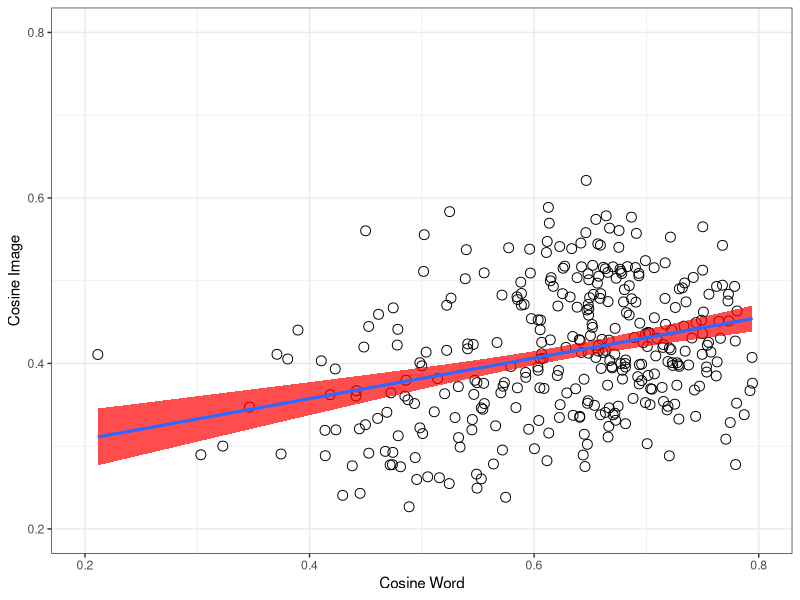
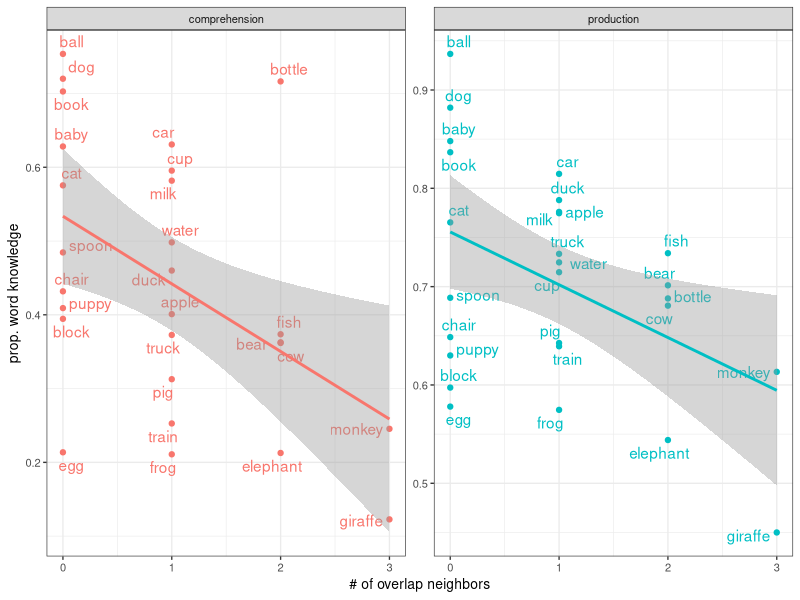

These figures' R source, in order:
## ---- chunk 1
rm(list=ls())
knitr::opts_chunk$set(fig.width=3, fig.height=3, fig.crop = F, fig.pos = "tb", fig.path='figs/',
                      echo=F, warning=F, cache=F, message=F, sanitize = T)
## ---- chunk 2
library(png)
library(grid)
library(ggplot2)
library(xtable)
library(tidyverse)
library(ggpubr)
library(broom)
library(ggrepel)
library(forcats)
## ---- chunk 3
animate <- c("puppy", "duck", "elephant", "pig", "monkey", "giraffe",
             "bear", "baby", "fish", "frog", "cow", "dog", "cat")
words27 <-  read_csv("data/pairwise_distances.csv") %>% distinct(word)
combo <- read_csv("data/pairwise_distances.csv") %>%
  unite(pair, X1, word, remove = T) %>% 
  distinct(cos_word,.keep_all = T)
#eb this gets rid of our redundancy issues
wb_prod <- read_csv("data/wordbank_production.csv") %>%  
   mutate(definition = forcats::fct_recode(definition,
    "fish"    = "fish (animal)",
    "water"   = "water (beverage)")) %>% 
  filter(definition%in%words27$word) %>% 
  mutate(animate = ifelse(definition %in% animate, "animate", "inanimate"))

wb_comp <- read_csv("data/wordbank_comprehension.csv") %>%
     mutate(definition = forcats::fct_recode(definition,
    "fish"    = "fish (animal)",
    "water"   = "water (beverage)")) %>% 
  filter(definition%in%words27$word) %>% 
    mutate(animate = ifelse(definition %in% animate, "animate", "inanimate"))
overlap_ratios <- read_csv("data/overlap_ratios.csv") %>% 
  mutate(animate = ifelse(word %in% animate, T, F))
# fix water picture in img space
neighbor_counts <- read_csv("python/neighbor_counts.csv") %>% 
  rename(definition = word)

stimuli_counts <- read_csv("python/stimuli_counts.csv")
## ---- chunk 4
#eb you may want to use tidy to reference elements of the cor.test output more easily, e.g.
#i alsoput all the stats into this chunk, removed from graph chunk below

pairwise_corr <- cor.test(combo$cos_img, combo$cos_word, conf.int=T) %>% tidy()

#an confint: -.33 to .10, p = .27
animate_corr <- cor.test(subset(combo, animate=="animate")$cos_word, 
                         subset(combo, animate=="animate")$cos_img, conf.int=T)%>%
  tidy()
#not_an confint: .18 to .54, p=.00024
not_anim_corr <- cor.test(subset(combo, animate=="inanimate")$cos_word, 
                          subset(combo, animate=="inanimate")$cos_img, conf.int=T)%>% 
  tidy()
#mixed_confint -.16 to.13, p=.86
mixed_corr <- cor.test(subset(combo, animate=="mixed")$cos_word, 
                       subset(combo, animate=="mixed")$cos_img, conf.int=T)%>% 
  tidy()

not_anim_corr_string <- sprintf("($R = %0.2f$, $p < %1.2g$)", not_anim_corr$estimate, not_anim_corr$p.value)
pairwise_corr_string <- sprintf("($R = %0.2f$, $p < %1.2g$)", pairwise_corr$estimate, pairwise_corr$p.value)
## ---- chunk 5

shapiro.test(overlap_ratios$overlap_ratio)#almost normal
wilcox.test(overlap_ratios$overlap_ratio)# significantly different from chance
#even with correction, both animate and animate overlaps>0, not different from each other
wilcox.test(subset(overlap_ratios, animate==F)$overlap_ratio)
wilcox.test(subset(overlap_ratios, animate==T)$overlap_ratio)
wilcox.test(subset(overlap_ratios, animate==T)$overlap_ratio,
            subset(overlap_ratios, animate==F)$overlap_ratio)
#ggplot(overlap_ratios, aes(overlap_ratio, fill = animate))+
#  geom_histogram(binwidth=.15, position = "stack")
## ---- chunk 6
ggplot(combo, aes(cos_word, cos_img))+
  geom_point(size=3, shape =1)+
  geom_smooth(method="lm", aes(group=1), show.legend=F, fill ="red", alpha = .7)+
  geom_smooth(method="lm", aes(group=1), se=F)+ # this second line is to trick ggplot into not putting the gray fill in the boxes in the legend (coming from the standard error in the first line)
  theme_bw()+
  xlab("Cosine Word")+
  ylab("Cosine Image")+
  xlim(0.2,0.80)+
  ylim(0.2,0.80)+
  theme(legend.position="bottom", 
        legend.title = element_blank(), 
        legend.text = element_text(size=7), 
        legend.key.width = unit(0.4, "cm"),
        legend.key = element_rect(fill = 'white', size = 0.1)
        )

cap <- sprintf("Relative cosine distance between points in word embedding space (x-axis) and image embedding space (y-axis), for every item pair. Fitted line reflects linear fit with SE;the correlation is significant ($R = %0.2f$, $p < %1.2g$).", pairwise_corr$estimate, pairwise_corr$p.value)
## ---- chunk 7
# 
# combo %>%
#   ggplot(aes(cos_word, cos_img))+
#   geom_point(size=2, shape = 1)+
#     stat_smooth(method = "lm", aes(group=1),  fill ="red", alpha = .7)+theme_bw()+
#     facet_wrap(~factor(animate, levels=c("animate", "inanimate", "mixed"), labels=c("Animate", "Inanimate", "Mixed")), dir="v", nrow = 1)+
#     xlab("Cosine Word")+
#     ylab("Cosine Image")+
#     xlim(0.2,0.80)+
#     ylim(0.2,0.80)+
#     theme(legend.position="none")
#     
# cap <- sprintf("Relative cosine distance between points in word embedding space (x-axis) and image embedding space (y-axis), separated by pair-type (animate, inanimate, and mixed).Fitted line reflects linear fit with SE. Each graph contains all pairwise distances between objects that are either a) both animate ($R = %0.2f$, $p < %1.2g$), b) both inanimate ($R = %0.2f$, $p < %1.2g$), or c) mixed animate-to-inanimate ($R = %0.2f$, $p < %1.2g$)", animate_corr$estimate, animate_corr$p.value, not_anim_corr$estimate, not_anim_corr$p.value, mixed_corr$estimate, mixed_corr$p.value)
#put r and p on panel and delete from caption    
## ---- chunk 8
wb_prod_long <- wb_prod %>% 
  gather(`16`:`30`, value = 'mean_prop_prod', key = "month")
wb_comp_long <- wb_comp %>% 
  gather(`8`:`18`, value = 'mean_prop_comp', key = "month")
wb_prod_long_allmonths <- wb_prod_long %>% 
  group_by(definition, animate) %>% 
  summarise(overall_prop_prod = mean(mean_prop_prod)) %>% 
  left_join(neighbor_counts) %>% 
  mutate(totalneighbors = image_count+word_count+overlap_count,
         overlapratio = overlap_count/totalneighbors)

wb_comp_long_allmonths <- wb_comp_long %>% 
  group_by(definition, animate) %>% 
  summarise(overall_prop_comp = mean(mean_prop_comp)) %>% 
  left_join(neighbor_counts) %>% 
  mutate(totalneighbors = image_count+word_count+overlap_count,
         overlapratio = overlap_count/totalneighbors)
## ---- chunk 9
prod_overlap_corr <- cor.test(wb_prod_long_allmonths$overall_prop_prod, wb_prod_long_allmonths$overlap_count, conf.int=T) %>% tidy()
comp_overlap_corr <- cor.test(wb_comp_long_allmonths$overall_prop_comp, wb_comp_long_allmonths$overlap_count, conf.int=T) %>% tidy()

wb_all<- wb_comp_long_allmonths %>% 
  left_join(wb_prod_long_allmonths) %>% 
  gather(c(overall_prop_comp, overall_prop_prod), value = prop_kids, key = comp_prod ) %>% 
  mutate(comp_prod = fct_recode(comp_prod,
    "production" = "overall_prop_prod",
    "comprehension" = "overall_prop_comp"
  ))

ggplot(wb_all, aes(overlap_count,prop_kids, color = comp_prod))+
  geom_point()+
  geom_text_repel(aes(label = definition))+
  facet_wrap(~comp_prod, scales = "free_y")+
  stat_smooth(method = "lm")+
  theme_bw(base_size = 10)+
  guides(colour = "none")+
  xlab("# of overlap neighbors")+
  ylab("prop. word knowledge")

cap <- "Proportion of children in WordBank reported to understand (left, averaged over 8-18 months) or produce (right, averaged over 16-30 months) the 27 items, as a function of how many overlapping neighbors (i.e. image- and word-based neighbors) they have. Line indicates linear fit with SE confidence band."
## ---- chunk 10
# References will be generated automatically by Pandoc and included here.
# The following code is some latex to format the bibliography. Do not remove it.
